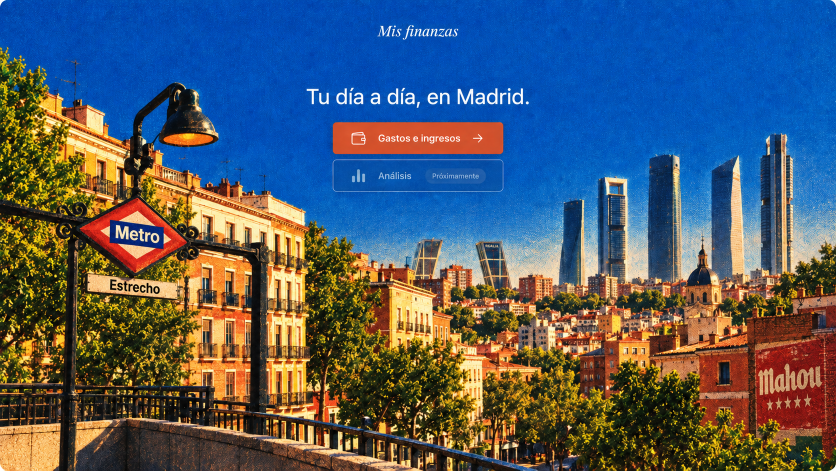
#> input picture docs/references/01-portada-madrid-aprobada.png, 1672 x 941 px (shown at 1/2 size)
$ python prepare-portada.py
#> lines starting #> are read from the running program, lines starting #| are printed output that depends on the picture; after the words box and inside, x2 and y2 are one past the last pixel; in counts of white or black regions, pixels touching at a corner belong together
"""Genera el fondo limpio de la portada a partir de la referencia aprobada.

La referencia 01 contiene textos y botones incrustados. Este script:
1. Recorta el borde para eliminar las esquinas redondeadas blancas.
2. Borra la UI incrustada (antiguo título, frase y botones) sustituyéndola por
   textura de cielo limpio mediante clonado Poisson (cv2.seamlessClone), que
   conserva el grano y adapta el color al cielo circundante.

La referencia original no se modifica. El resultado se escribe en
src/assets/portada-madrid.jpg.

Uso: python scripts/prepare-portada.py  (requiere opencv-python-headless y numpy)
"""

from pathlib import Path

import cv2
import numpy as np

ROOT = Path(__file__).resolve().parent.parent
SRC = ROOT / "docs/references/01-portada-madrid-aprobada.png"
OUT = ROOT / "src/assets/portada-madrid.jpg"

CROP = 9

# (x0, y0, x1, y1) de la zona a borrar y origen (x, y) del parche de cielo limpio,
# en coordenadas de la imagen original.
PATCHES = [
    ((742, 34, 934, 92), (1215, 34)),
    ((596, 160, 1076, 234), (1082, 150)),
    ((652, 232, 1022, 394), (1100, 60)),
]


def main() -> None:
    img = cv2.imread(str(SRC), cv2.IMREAD_COLOR)
#> img is the input picture: shape (941, 1672, 3); mean B, G, R 104, 90.7, 78.4
    if img is None:
        raise SystemExit(f"No se pudo leer {SRC}")
    out = img.copy()
    for (x0, y0, x1, y1), (sx, sy) in PATCHES:
        w, h = x1 - x0, y1 - y0
        pad = 6
        src = img[sy - pad : sy + h + pad, sx - pad : sx + w + pad]
        mask = np.zeros(src.shape[:2], np.uint8)
        mask[pad:-pad, pad:-pad] = 255
        center = (x0 + w // 2, y0 + h // 2)
        out = cv2.seamlessClone(src, out, mask, center, cv2.NORMAL_CLONE)
#> this loop made 3 passes
#> pass 1, in main, `src = img[sy - pad : sy + h + pad, sx - pad : sx + w + pad]`:
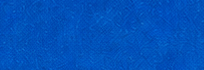
#> src: shape (70, 204, 3); mean B, G, R 185.3, 81.7, 1.3
#> pass 2, in main, `src = img[sy - pad : sy + h + pad, sx - pad : sx + w + pad]`:
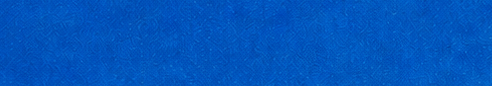
#> src: shape (86, 492, 3); mean B, G, R 187.8, 85.2, 1.6
#> after the loop:
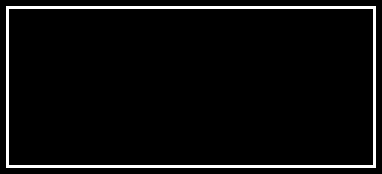
#> mask: shape (174, 382); 4.7% white; 1 white region, box (x1, y1, x2, y2) and area: (6, 6, 376, 168) 3156
#> after the loop:
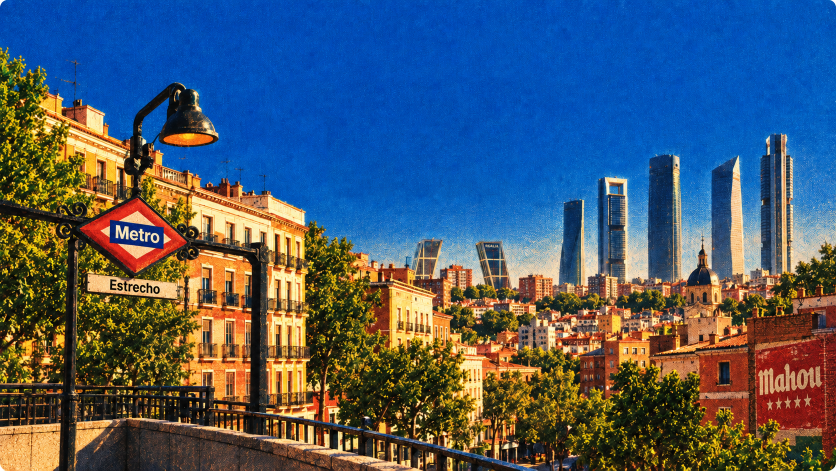
#> out: shape (941, 1672, 3) (shown at 1/2 size); mean B, G, R 105.7, 89.9, 74.4
#> after the loop:
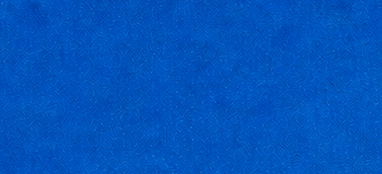
#> src: shape (174, 382, 3); mean B, G, R 187, 83.9, 1.5
    out = out[CROP:-CROP, CROP:-CROP]
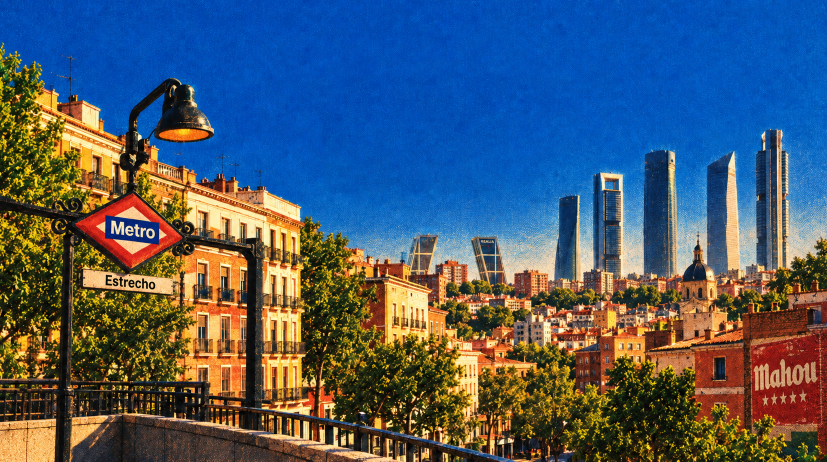
#> out: shape (923, 1654, 3) (shown at 1/2 size); mean B, G, R 105.9, 90.3, 75
    OUT.parent.mkdir(parents=True, exist_ok=True)
    cv2.imwrite(str(OUT), out, [cv2.IMWRITE_JPEG_QUALITY, 93])
    print(f"Escrito {OUT.relative_to(ROOT)} ({out.shape[1]}x{out.shape[0]})")
#| Escrito src/assets/portada-madrid.jpg (1654x923)


if __name__ == "__main__":
    main()
